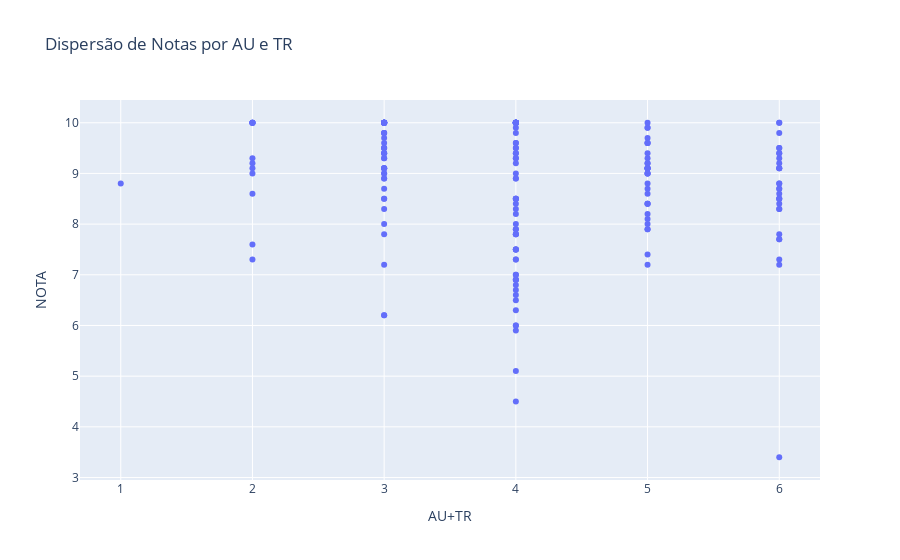

This figure's notebook cell:
### Code cell
# Grades scatter plot per AU+TR

fig4 = px.scatter(grades_with_rel_semester.filter(pl.col('RelSemester') < 6).to_pandas(), x='AU+TR', y='NOTA', title='Dispersão de Notas por AU e TR')
fig4.show()

### Figure 1 — Plotly figure (JSON) as saved in the notebook; plotly's stock layout.template omitted (floating-point values rounded to 4 significant figures; data arrays with more than 128 entries replaced by an {"elided": "..."} marker saying what was removed)
{"data": [{"hovertemplate": "AU+TR=%{x}<br>NOTA=%{y}<extra></extra>", "legendgroup": "", "marker": {"color": "#636efa", "symbol": "circle"}, "mode": "markers", "name": "", "orientation": "v", "showlegend": false, "type": "scatter", "x": {"elided": "185 int values"}, "xaxis": "x", "y": {"elided": "185 float values"}, "yaxis": "y"}], "layout": {"legend": {"tracegroupgap": 0}, "title": {"text": "Dispersão de Notas por AU e TR"}, "xaxis": {"anchor": "y", "domain": [0, 1], "title": {"text": "AU+TR"}}, "yaxis": {"anchor": "x", "domain": [0, 1], "title": {"text": "NOTA"}}}}
